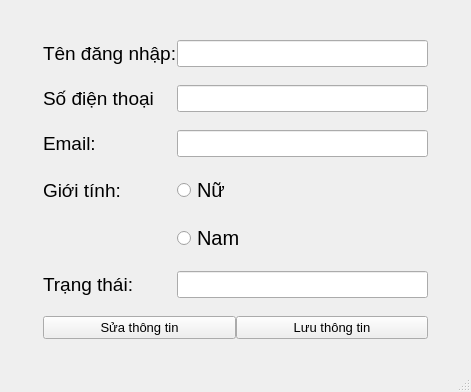
<?xml version="1.0" encoding="UTF-8"?>
<ui version="4.0">
 <class>MainWindow</class>
 <widget class="QMainWindow" name="MainWindow">
  <property name="geometry">
   <rect>
    <x>0</x>
    <y>0</y>
    <width>471</width>
    <height>392</height>
   </rect>
  </property>
  <property name="windowTitle">
   <string>MainWindow</string>
  </property>
  <property name="styleSheet">
   <string notr="true">#centralwidget{
border-image: url(D:/Nam_1/K25411_KTLT/project/images/admin.png);
}</string>
  </property>
  <widget class="QWidget" name="centralwidget">
   <layout class="QVBoxLayout" name="verticalLayout">
    <item>
     <layout class="QGridLayout" name="gridLayout" rowstretch="6,16,1" columnstretch="1,14,1">
      <property name="leftMargin">
       <number>0</number>
      </property>
      <property name="topMargin">
       <number>0</number>
      </property>
      <property name="rightMargin">
       <number>0</number>
      </property>
      <property name="bottomMargin">
       <number>0</number>
      </property>
      <property name="verticalSpacing">
       <number>0</number>
      </property>
      <item row="2" column="1">
       <spacer name="verticalSpacer_2">
        <property name="sizeHint" stdset="0">
         <size>
          <width>20</width>
          <height>40</height>
         </size>
        </property>
       </spacer>
      </item>
      <item row="0" column="2">
       <widget class="QLabel" name="label_3">
        <property name="text">
         <string/>
        </property>
       </widget>
      </item>
      <item row="1" column="2">
       <spacer name="horizontalSpacer_3">
        <property name="sizeType">
         <enum>QSizePolicy::Fixed</enum>
        </property>
        <property name="sizeHint" stdset="0">
         <size>
          <width>20</width>
          <height>20</height>
         </size>
        </property>
       </spacer>
      </item>
      <item row="1" column="0">
       <spacer name="horizontalSpacer_2">
        <property name="sizeHint" stdset="0">
         <size>
          <width>20</width>
          <height>20</height>
         </size>
        </property>
       </spacer>
      </item>
      <item row="0" column="1">
       <spacer name="verticalSpacer">
        <property name="sizeHint" stdset="0">
         <size>
          <width>10</width>
          <height>40</height>
         </size>
        </property>
       </spacer>
      </item>
      <item row="2" column="0">
       <widget class="QLabel" name="label_4">
        <property name="text">
         <string/>
        </property>
       </widget>
      </item>
      <item row="1" column="1">
       <layout class="QGridLayout" name="gridLayout_4">
        <property name="horizontalSpacing">
         <number>0</number>
        </property>
        <property name="verticalSpacing">
         <number>18</number>
        </property>
        <item row="1" column="0">
         <widget class="QLabel" name="label_12">
          <property name="font">
           <font>
            <pointsize>14</pointsize>
           </font>
          </property>
          <property name="text">
           <string>Số điện thoại</string>
          </property>
         </widget>
        </item>
        <item row="3" column="0">
         <widget class="QLabel" name="label_11">
          <property name="font">
           <font>
            <pointsize>14</pointsize>
           </font>
          </property>
          <property name="text">
           <string>Giới tính:</string>
          </property>
         </widget>
        </item>
        <item row="5" column="2">
         <widget class="QLineEdit" name="lineEditStatus">
          <property name="sizePolicy">
           <sizepolicy hsizetype="Expanding" vsizetype="Expanding">
            <horstretch>0</horstretch>
            <verstretch>0</verstretch>
           </sizepolicy>
          </property>
          <property name="font">
           <font>
            <pointsize>12</pointsize>
           </font>
          </property>
         </widget>
        </item>
        <item row="1" column="2">
         <widget class="QLineEdit" name="lineEditPhoneNo">
          <property name="sizePolicy">
           <sizepolicy hsizetype="Expanding" vsizetype="Expanding">
            <horstretch>0</horstretch>
            <verstretch>0</verstretch>
           </sizepolicy>
          </property>
          <property name="font">
           <font>
            <pointsize>12</pointsize>
           </font>
          </property>
         </widget>
        </item>
        <item row="3" column="2">
         <layout class="QHBoxLayout" name="horizontalLayout_2">
          <item>
           <widget class="QRadioButton" name="radioButtonFemale">
            <property name="sizePolicy">
             <sizepolicy hsizetype="Minimum" vsizetype="Expanding">
              <horstretch>0</horstretch>
              <verstretch>0</verstretch>
             </sizepolicy>
            </property>
            <property name="font">
             <font>
              <pointsize>15</pointsize>
             </font>
            </property>
            <property name="text">
             <string>Nữ</string>
            </property>
           </widget>
          </item>
         </layout>
        </item>
        <item row="0" column="0">
         <widget class="QLabel" name="label_10">
          <property name="font">
           <font>
            <pointsize>14</pointsize>
           </font>
          </property>
          <property name="text">
           <string>Tên đăng nhập:</string>
          </property>
         </widget>
        </item>
        <item row="5" column="0">
         <widget class="QLabel" name="label_8">
          <property name="font">
           <font>
            <pointsize>14</pointsize>
           </font>
          </property>
          <property name="text">
           <string>Trạng thái:</string>
          </property>
         </widget>
        </item>
        <item row="2" column="2">
         <widget class="QLineEdit" name="lineEditEmail">
          <property name="sizePolicy">
           <sizepolicy hsizetype="Expanding" vsizetype="Expanding">
            <horstretch>0</horstretch>
            <verstretch>0</verstretch>
           </sizepolicy>
          </property>
          <property name="font">
           <font>
            <pointsize>12</pointsize>
           </font>
          </property>
         </widget>
        </item>
        <item row="6" column="0" colspan="3">
         <layout class="QHBoxLayout" name="horizontalLayout">
          <property name="bottomMargin">
           <number>8</number>
          </property>
          <item>
           <widget class="QPushButton" name="pushButtonUpdate">
            <property name="sizePolicy">
             <sizepolicy hsizetype="Minimum" vsizetype="Expanding">
              <horstretch>0</horstretch>
              <verstretch>0</verstretch>
             </sizepolicy>
            </property>
            <property name="font">
             <font>
              <pointsize>10</pointsize>
             </font>
            </property>
            <property name="text">
             <string>Sửa thông tin</string>
            </property>
           </widget>
          </item>
          <item>
           <widget class="QPushButton" name="pushButtonSave">
            <property name="sizePolicy">
             <sizepolicy hsizetype="Minimum" vsizetype="Expanding">
              <horstretch>0</horstretch>
              <verstretch>0</verstretch>
             </sizepolicy>
            </property>
            <property name="font">
             <font>
              <pointsize>10</pointsize>
             </font>
            </property>
            <property name="text">
             <string>Lưu thông tin</string>
            </property>
           </widget>
          </item>
         </layout>
        </item>
        <item row="2" column="0">
         <widget class="QLabel" name="label_9">
          <property name="font">
           <font>
            <pointsize>14</pointsize>
           </font>
          </property>
          <property name="text">
           <string>Email:</string>
          </property>
         </widget>
        </item>
        <item row="0" column="2">
         <widget class="QLineEdit" name="lineEditUsername">
          <property name="sizePolicy">
           <sizepolicy hsizetype="Expanding" vsizetype="Expanding">
            <horstretch>0</horstretch>
            <verstretch>0</verstretch>
           </sizepolicy>
          </property>
          <property name="font">
           <font>
            <pointsize>12</pointsize>
           </font>
          </property>
          <property name="styleSheet">
           <string notr="true"/>
          </property>
         </widget>
        </item>
        <item row="4" column="2">
         <widget class="QRadioButton" name="radioButtonMale">
          <property name="sizePolicy">
           <sizepolicy hsizetype="Minimum" vsizetype="Expanding">
            <horstretch>0</horstretch>
            <verstretch>0</verstretch>
           </sizepolicy>
          </property>
          <property name="font">
           <font>
            <pointsize>15</pointsize>
           </font>
          </property>
          <property name="text">
           <string>Nam</string>
          </property>
         </widget>
        </item>
       </layout>
      </item>
     </layout>
    </item>
   </layout>
  </widget>
  <widget class="QMenuBar" name="menubar">
   <property name="geometry">
    <rect>
     <x>0</x>
     <y>0</y>
     <width>471</width>
     <height>18</height>
    </rect>
   </property>
  </widget>
  <widget class="QStatusBar" name="statusbar"/>
 </widget>
 <resources/>
 <connections/>
</ui>
